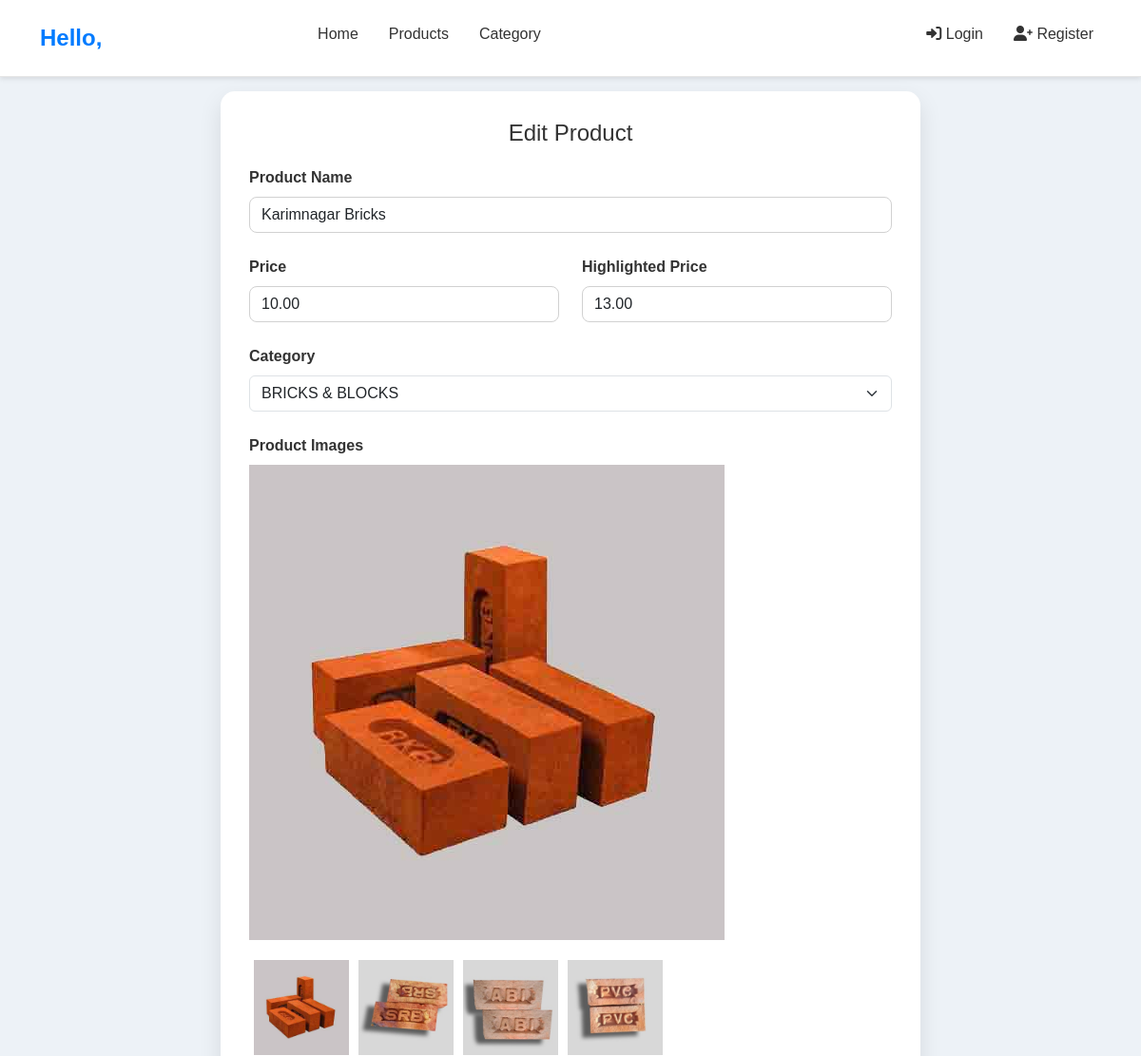
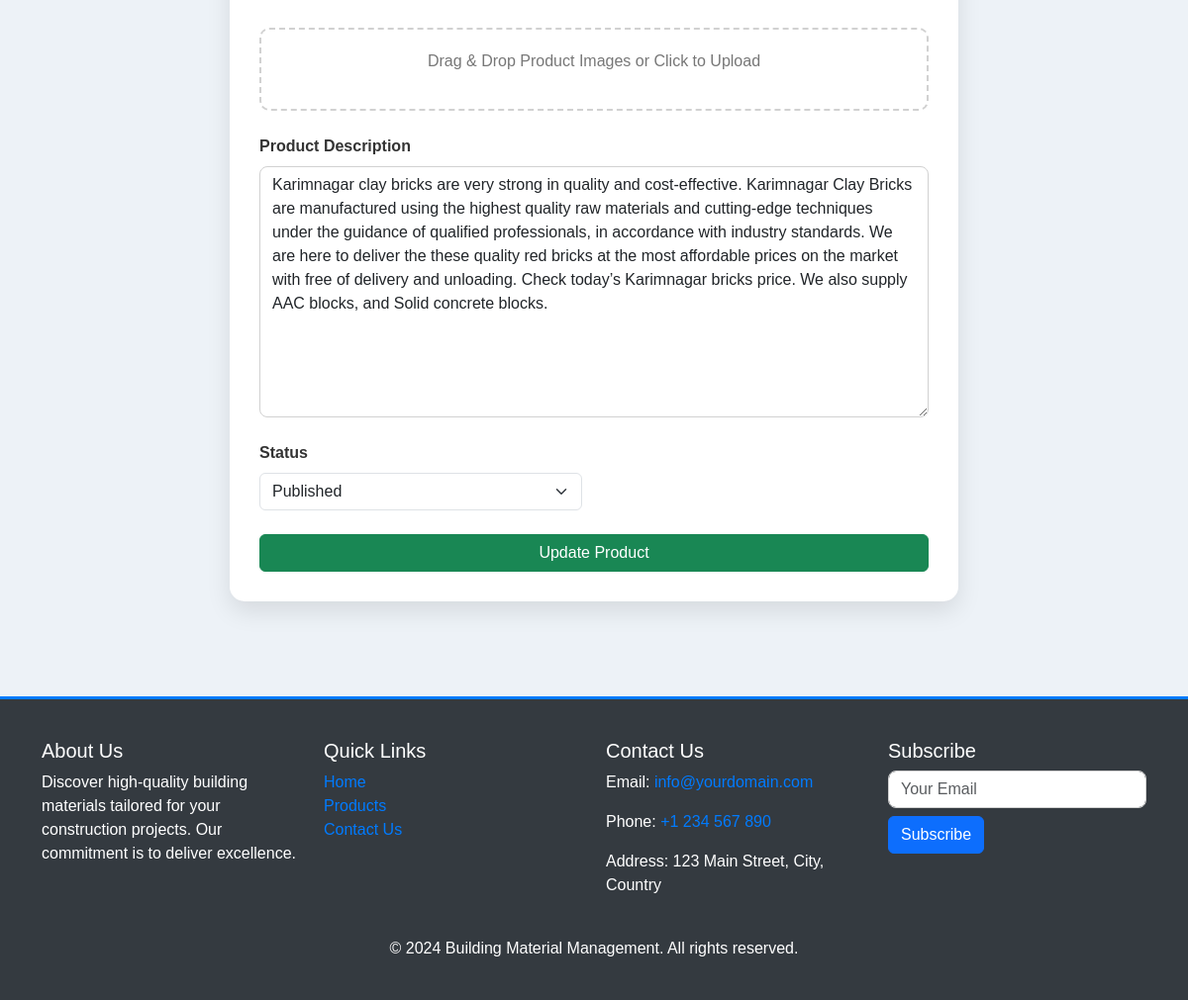
The app's page /seller-edit-product/1/ with its own data (2 pictures, top to bottom).
### myapp/models.py (models this page shows, shortened)
class Product(models.Model):
    STATUS_CHOICES = [
        ('draft', 'Draft'),
        ('published', 'Published'),
    ]
    seller = models.ForeignKey(User, on_delete=models.CASCADE, null=True)
    product_name = models.CharField(max_length=255)
    product_price = models.DecimalField(max_digits=10, decimal_places=2)
    highlighted_price = models.DecimalField(max_digits=10, decimal_places=2, null=True, blank=True)
    category = models.ForeignKey(Category, on_delete=models.SET_NULL, null=True, blank=True)
    description = models.TextField()
    status = models.CharField(max_length=10, choices=STATUS_CHOICES)
    featured_image = models.ForeignKey(ProductImage, on_delete=models.SET_NULL, null=True, blank=True, related_name='featured_image')

class ProductImage(models.Model):
    product = models.ForeignKey('Product', related_name='images', on_delete=models.CASCADE)
    image = models.ImageField(upload_to='products/')

### myapp/views.py (the view, shortened to what this page needs)
# urls.py: path('seller-edit-product/<int:id>/', seller_edit_product, name='seller-edit-product'),
def seller_edit_product(request, id):
    product = Product.objects.get(id=id)
    imgs = ProductImage.objects.filter(product=product)
    categories = Category.objects.all()
    return render(request, 'seller-edit-product.html', {'imgs': imgs, 'product': product, 'categories': categories})

### myapp/templates/seller-edit-product.html (shortened to what this page needs)
{% extends "seller-header.html" %}
{% load static %}
{% block content %}
<div class="container main-container mb-5 mt-5 py-5">
    <div class="row justify-content-center">
        <div class="col-lg-8">
            <div class="product-form">
                <h3 class="section-title">Edit Product</h3>
                <form id="productForm" method="POST" action="{% url 'seller-edit-product' product.id %}" enctype="multipart/form-data">
                    <div class="mb-4">
                        <label for="productName" class="form-label">Product Name</label>
                        <input type="text" class="form-control" name="product_name" id="productName" placeholder="Enter product name" value="{{ product.product_name }}">
                    </div>
                    <div class="row mb-4">
                        <div class="col-md-6">
                            <label for="productPrice" class="form-label">Price</label>
                            <input type="text" id="productPrice" name="product_price" class="form-control" placeholder="Enter Price" value="{{ product.product_price }}">
                        </div>
                        <div class="col-md-6">
                            <label for="highlightedPrice" class="form-label">Highlighted Price</label>
                            <input type="number" name="highlighted_price" class="form-control" id="highlightedPrice" placeholder="Enter Highlighted Price" value="{{ product.highlighted_price }}">
                        </div>
                    </div>
                    <div class="mb-4">
                        <label for="category" class="form-label">Category</label>
                        <select class="form-select" id="category" name="category">
                            {% for c in categories %}
                                <option value="{{ c.name }}" {% if product.category == c.name %}selected{% endif %}>{{ c.name | upper }}</option>
                            {% endfor %}
                        </select>
                    </div>
                    <div class="mb-4">
                        <label for="productImages" class="form-label">Product Images</label>
                        <div class="main-image mb-3">
                            <img id="mainImage" src="{{ product.images.first.image.url }}" class="img-fluid" alt="Main Product Image">
                        </div>
                        <div class="thumbnail-container d-flex flex-wrap">
                            {% for image in product.images.all %}
                                <img src="{{ image.image.url }}" class="product-thumbnail"
                                     onclick="changeMainImage('{{ image.image.url }}')"
                                     style="width: 100px; height: 100px; object-fit: cover; margin: 5px; cursor: pointer;"
                                     alt="Product Thumbnail">
                            {% endfor %}
                        </div>
                    </div>
                    <div class="upload-area mb-4" id="uploadArea">
                        <p>Drag & Drop Product Images or Click to Upload</p>
                    </div>
                    <div class="mb-4">
                        <label for="description" class="form-label">Product Description</label>
                        <textarea class="form-control" name="description" id="description" rows="10">{{ product.description }}</textarea>
                    </div>
                    <div class="row mb-4">
                        <div class="col-md-6">
                            <label for="status" class="form-label">Status</label>
                            <select class="form-select" name="status" id="status">
                                <option value="published" {% if product.status == 'published' %}selected{% endif %}>Published</option>
                            </select>
                        </div>
                    </div>
                    <div class="d-flex justify-content-center">
                        <button type="submit" class="btn btn-success w-100">Update Product</button>
                    </div>
                </form>
            </div>
        </div>
    </div>
</div>
{% endblock %}

### myapp/static/css/custom.css (style rules this page uses)
.main-container { margin-top: 50px; }
.product-form { background-color: #fff; border-radius: 15px; box-shadow: 0 10px 25px rgba(0, 0, 0, 0.1); padding: 30px; transition: transform 0.3s ease; }
.form-label { font-weight: bold; color: #333; }
.form-control { border-radius: 8px ; border-color: #d1d1d1; }
.upload-area { padding: 20px; border: 2px dashed #d1d1d1; text-align: center; border-radius: 10px; cursor: pointer; transition: background-color 0.3s ease, border-color 0.3s ease; }
.upload-area p { color: #777; }
.section-title { font-size: 24px; color: #333; margin-bottom: 20px; text-align: center; }

### myapp/templates/seller-edit-product.html (style rules this page uses)
body { background-color: #edf2f7; font-family: 'Arial', sans-serif; }

### records on screen
Product: product_name "Karimnagar Bricks", product_price "10.00", highlighted_price "13.00", images.first.image (picture), description "Karimnagar clay bricks are very strong in quality and cost-effective. Karimnagar Clay Bricks are manufactured using the highest quality raw materials and cutting-edge techniques under the guidance of qualified professionals, in accordance with industry standards. We are here to deliver the these quality red bricks at the most affordable prices on the market with free of delivery and unloading. Check today’s Karimnagar bricks price. We also supply AAC blocks, and Solid concrete blocks.", status "Published"
ProductImage: image (picture)
ProductImage: image (picture)
ProductImage: image (picture)
ProductImage: image (picture)

### other values on screen
form field category "BRICKS & BLOCKS"
